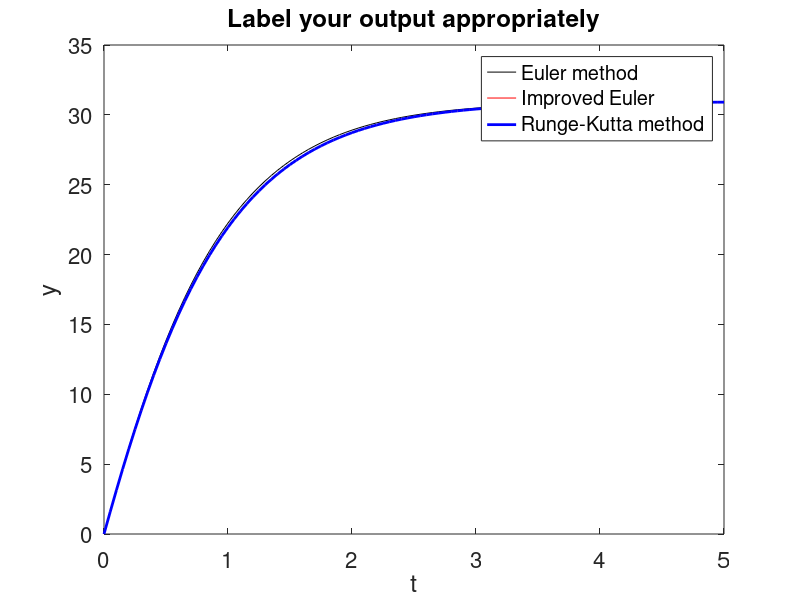

Recreate this plot in MATLAB.
%% Numerical implemations - Section 2.4, 2.5, 2.6
% One program to do it all: Euler, Heun and Runge-Kutta
%
% Instructions: 
% (1) set your initial data below
% (2) set the step size and number of iterations, or alternatively set the ending time
% t_end to get N
% (3) set/modify the function definition "f" to fit the DE problem
% (4) run the program (click the green triangle) to call the three
% numerical algorithms to plot results. Label and save your graphs
% appropriately.


function [] = numericsWN()
clc

%%% initial data
t0 = 0;
y0 = 0;

%%% set number of steps and step size
h = .05;
%N = 2;
%t_end = N*h
%% or set tend to find N:
t_end = 5;
N = round(t_end/h);


%%% Call numerical algorithm, either Euler, Heun, or Runge-Kutta, or all of
%%% them!

[tE,yE] = Euler(@f,t0,y0,h,N);
[tH,yH] = Heun(@f,t0,y0,h,N);
[tRK,yRK] = RK(@f,t0,y0,h,N);

figure(1)
plot(tE,yE,'k', tH,yH, 'r',tRK,yRK,'b','linewidth',2)
xlabel('t','FontSize',16)
ylabel('y','FontSize',16)
set(gca,'FontSize',16)
title('Label your output appropriately')
legend('Euler method', 'Improved Euler', 'Runge-Kutta method')
hold on

yRK(end)

%%%%% sub-function definitions


function [fOut] = f(t,y)
fOut = 32-0.2*y-0.15*y^(1.5);

function [err] = Error(ya,yb)
err = abs((ya-yb)./yb);




%% Euler method
% Solve the IVP y'(x)=f(x,y) with y(y0)=x0. The function f is given as a
% symbolic function.
% Given: step size h and number of steps. 

function [xE,yE] = Euler(f,x0,y0,h,N)

xE = zeros(1,N+1); yE = zeros(1,N+1);   % Initialization
xE(1) = x0; yE(1) = y0;                 % Initial condition

for i=1:N                               % For loop over the steps
    xE(i+1) = xE(i)+h;                  % Next x
    yE(i+1) = yE(i)+h*f(xE(i),yE(i));   % Euler iteration - next y
end


%% Heun method
% Solve the IVP y'(x)=f(x,y) with y(y0)=x0. The function f is given as a
% symbolic function.
% Given: step size h and number of steps. 

function [xH,yH] = Heun(f,x0,y0,h,N)

xH = zeros(1,N+1); yH = zeros(1,N+1);   % Initialization 
xH(1) = x0; yH(1) = y0;                 % Initial condition

for i=1:N                               % For loop over the steps
    k1 = f(xH(i),yH(i));                % k1
    k2 = f(xH(i)+h,yH(i)+h*k1);         % k2
    k = (k1+k2)/2;                      % k
    xH(i+1) = xH(i)+h;                  % Next x
    yH(i+1) = yH(i)+h*k;                % Heun iteration - next y
end


%% RK method
% Solve the IVP y'(x)=f(x,y) with y(y0)=x0. The function f is given as a
% symbolic function.
% Given: step size h and number of steps. 

function [xRK,yRK] = RK(f,x0,y0,h,N)

xRK = zeros(1,N+1); yRK = zeros(1,N+1); % Initialization
xRK(1) = x0; yRK(1) = y0;               % Initial condition

for i=1:N                               % For loop over the steps
    k1 = f(xRK(i),yRK(i));              % k1
    k2 = f(xRK(i)+h/2,yRK(i)+h*k1/2);   % k2       
    k3 = f(xRK(i)+h/2,yRK(i)+h*k2/2);   % k3
    k4 = f(xRK(i)+h,yRK(i)+h*k3);       % k4
    k = (k1+2*k2+2*k3+k4)/6;            % k
    xRK(i+1) = xRK(i)+h;                % Next x
    yRK(i+1) = yRK(i)+h*k;              % Runge Kutta iteration - next y
end
